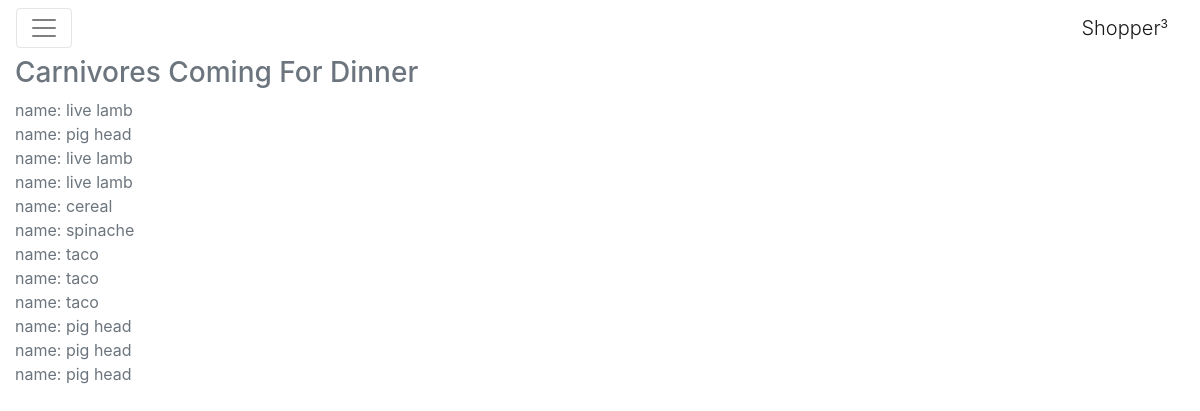
The app's page /shopper/1/, older data.
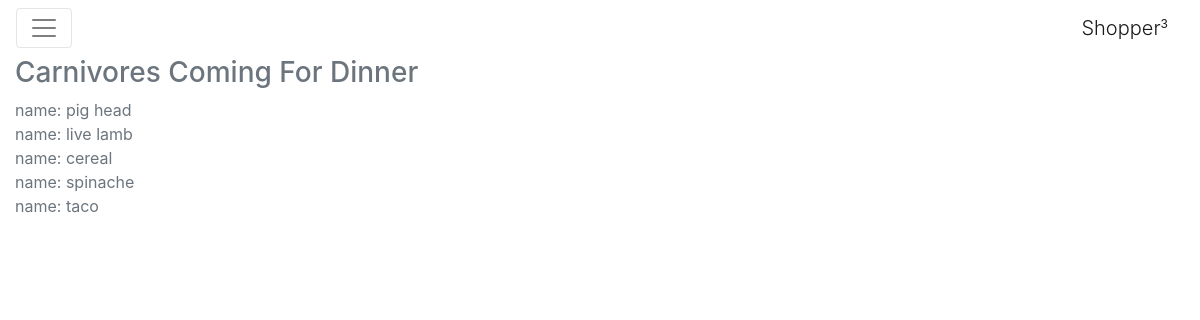
The same page, newer data.
### shopper_app/models.py (models this page shows, shortened)
class ShoppingList(models.Model):
    name = models.CharField(max_length=255)
    def __str__(self):
        return self.name

class ShoppingListItem(models.Model):
    item = models.ForeignKey(Item, related_name='shopping_lists')
    shopping_list = models.ForeignKey(ShoppingList, related_name='items')

class Item(models.Model):
    name = models.CharField(max_length=255)
    item_type = models.CharField(max_length=255)
    price = models.FloatField()

### shopper_app/views.py (the view)
# urls.py: url(r'^shopper/(?P<shopping_list_pk>\d+)/$', ShoppingListItemsView.as_view(), name='shopping_list_items_view'),
class ShoppingListItemsView(TemplateView):
    template_name = 'shopping_list_items.html'
    def get_context_data(self, **kwargs):
        context = super(ShoppingListItemsView, self).get_context_data(**kwargs)
        shoplist = ShoppingList.objects.get(pk=self.kwargs.get('shopping_list_pk'))
        shopitems = shoplist.items.all()
        context['shopitems'] = shopitems
        context['shoplist'] = shoplist
        return context

### shopper_app/templates/shopping_list_items.html
{% extends "base.html" %}
{% block header_row %}
    <div class="col-md-12">
    	<h3>
    	{{ shoplist }}
    	</h3>
    </div>
{% endblock header_row %}
{% block content_row %}
<div class="col-md-4">
	<ul class="list-unstyled">
    {% for shoplist_item in shopitems %}
	<li>name: {{ shoplist_item.item.name }}</li>
    {% endfor %}
	</ul>
</div>
{% endblock content_row %}

### shopper_app/templates/base.html (shortened to what this page needs)
<!DOCTYPE html>
<html lang="en">
    <head>
    <link rel="stylesheet" href="https://maxcdn.bootstrapcdn.com/bootstrap/4.0.0-alpha.6/css/bootstrap.min.css">
    </head>
    <body class="text-muted">
        <nav class="navbar navbar-toggleable-md navbar-light bg-faded">
            <button class="navbar-toggler navbar-toggler-right" type="button" data-toggle="collapse" data-target="#navbarSupportedContent" aria-controls="navbarSupportedContent" aria-expanded="false" aria-label="Toggle navigation">
            <span class="navbar-toggler-icon"></span>
            </button>
            <a class="navbar-brand lead" href="{% url 'home' %}">Shopper<sup><small>3</small></sup></a>
        </nav>
        <div class="container-fluid">
            <div class="row">{% block header_row %} {% endblock header_row %}</div>
            <div class="row">{% block content_row %} {% endblock content_row %}</div>
        </div>
    </body>
</html>

Row changes from the older to the newer data that the page shows:
removed ShoppingListItem: item.name "live lamb"
removed ShoppingListItem: item.name "live lamb"
removed ShoppingListItem: item.name "taco"
removed ShoppingListItem: item.name "taco"
removed ShoppingListItem: item.name "pig head"
removed ShoppingListItem: item.name "pig head"
removed ShoppingListItem: item.name "pig head"
